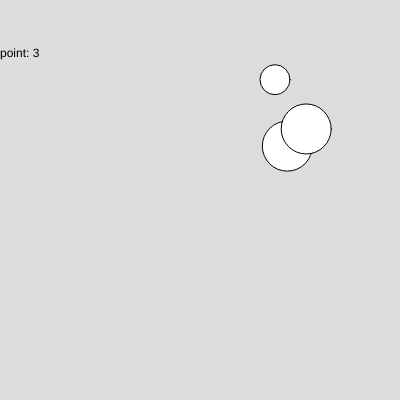
Frame 1 (no input)
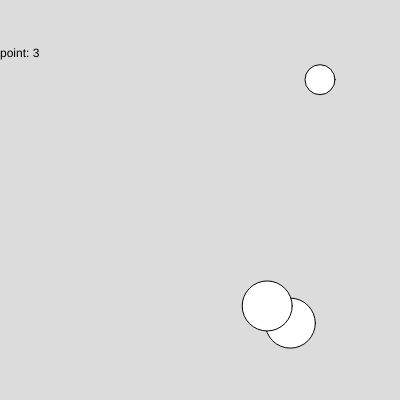
Frame 60 (no input)
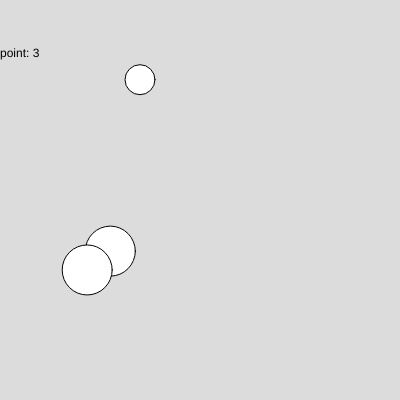
Frame 120 (the mouse pressed at the canvas centre since frame 60)

The p5.js sketch that drew these frames (run headless with seeded random() and noise() and a simulated clock; from frame 60 on, the mouse is pressed at the canvas centre):

// p5.js sketch
// ── sketch.js
let x;
let y;
let a;
let b;
let d;
let speed;
let m1x;
let m2x;
let m1y;
let m2y;
let m2xspeed;
let m2yspeed;
let m1xspeed;
let m1yspeed;
let p;
let img;

function setup() {
  createCanvas(400, 400);
  x = random(0, width - 15); //koordinater for mus
  y = random(0, width - 15);
  d = 30;
  speed = 3;
  a = speed;
  b = 0;
  m1x = random(25, width - 25); // koordinater for kattene
  m1y = random(25, width - 25);
  m2x = random(25, width - 25);
  m2y = random(25, width - 25);
  m1xspeed = 3; //hastighed af katte
  m1yspeed = 3;
  m2xspeed = 3;
  m2yspeed = 3;
  p = 3; //liv
}

function borderCheck() {
  // checker om musen rammer væggen og gør bevæglsen baglens
  if (x + d / 2 >= width) {
    a = -speed;
    b = 0;
  }
  if (x - d / 2 <= 0) {
    a = speed;
    b = 0;
  }
  if (y + d / 2 >= height) {
    a = 0;
    b = -speed;
  }
  if (y - d / 2 < 0) {
    a = 0;
    b = speed;
  }
}

function keyPressed() {
  // bevæglese af musen med piletaster
  if (keyCode === DOWN_ARROW) {
    b = speed;
    a = 0;
  }
  if (keyCode === UP_ARROW) {
    b = -speed;
    a = 0;
  }
  if (keyCode === LEFT_ARROW) {
    b = 0;
    a = -speed;
  }
  if (keyCode === RIGHT_ARROW) {
    b = 0;
    a = speed;
  }
}

function draw() {
  background(220, 220, 220);
  borderCheck();
  circle(x, y, d); //tegner "musen"
  circle(m1x, m1y, 50); //begge disse cirkle er mine "katte"
  circle(m2x, m2y, 50);
  x += a; // musens hastighed
  y += b;
  m1x += m1xspeed; // kattenes hastighed
  m2x += m2xspeed;
  m1y += m1yspeed;
  m2y += m2yspeed;
  if (m1x <= 0 + 25) {
    // alle disser er for når kattene rammrer væggene
    m1xspeed *= -1;
  } else if (m2x <= 0 + 25) {
    m2xspeed *= -1;
  }
  if (m1y <= 0 + 25) {
    m1yspeed *= -1;
  } else if (m2y <= 0 + 25) {
    m2yspeed *= -1;
  }
  if (m1x >= 400 - 25) {
    m1xspeed *= -1;
  } else if (m2x >= 400 - 25) {
    m2xspeed *= -1;
  }
  if (m1y >= 400 - 25) {
    m1yspeed *= -1;
  } else if (m2y >= 400 - 25) {
    m2yspeed *= -1;
  }

  if (sqrt((x - m1x) ** 2 + (y - m1y) ** 2) <= 40) {
    //checker om musen og kattene rammer hinanden
    p--;
    m1x = random(25, width - 25);
    m1y = random(25, width - 25);
  }
  if (sqrt((x - m2x) ** 2 + (y - m2y) ** 2) <= 40) {
    p--;
    m2x = random(25, width - 25);
    m2y = random(25, width - 25);
  }
  text("point: " + p, 0, height / 7); // skriver dine liv
}
